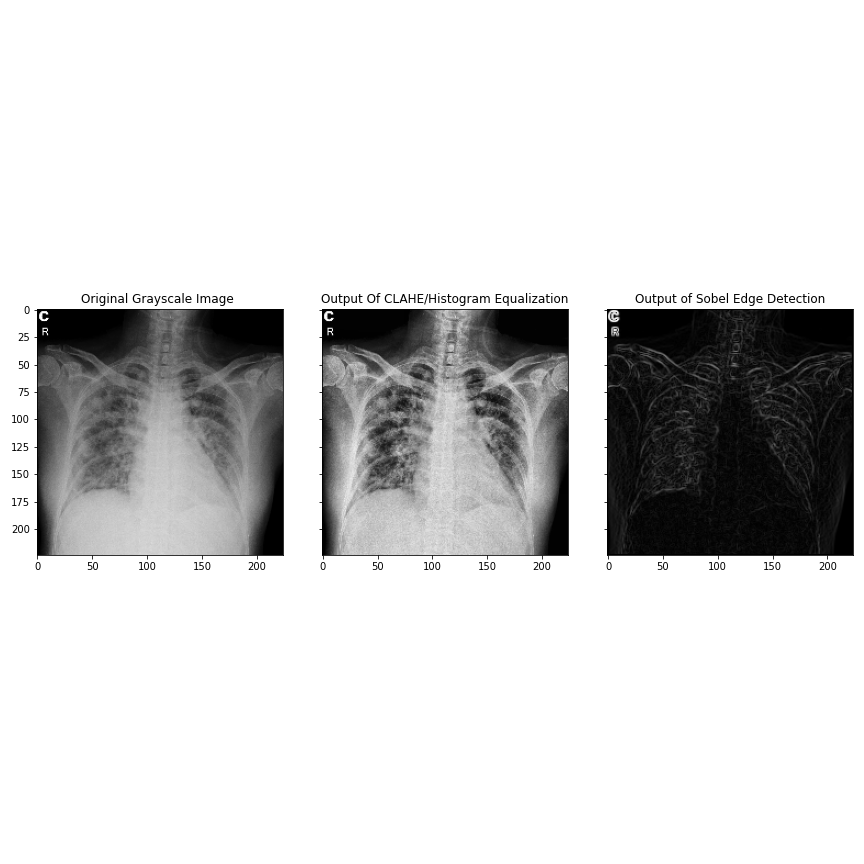
#> input picture Corresponding Images/OutputOfSobel(1).png, 864 x 864 px, given in place of covid_0.jpg, which was not available
$ jupyter execute --allow-errors '(Pras)EdgeDetection.ipynb'   (shell and % lines are left out)   (older library calls are emulated)   (text cells are left out)
#> lines starting #> are read from the running program, lines starting #| are printed output that depends on the picture; after the words box and inside, x2 and y2 are one past the last pixel; in counts of white or black regions, pixels touching at a corner belong together; pictures that were not available may be replaced by others from this repository, and a replacement may not be noted
[cell 1]
from skimage.color import rgb2gray
import numpy as np
import cv2
import matplotlib.pyplot as plt
from scipy import ndimage
from google.colab.patches import cv2_imshow
from skimage.filters import sobel
from skimage import filters
from skimage import feature
import glob
import os
import matplotlib as mpl

[cell 2]
image = plt.imread('/content/drive/My Drive/final_dataset/covid/covid_0.jpg')
#> image is the input picture: shape (864, 864, 4) float32; mean R, G, B, A 0.832, 0.832, 0.832, 1
print(image.shape)
#| (864, 864, 4)
plt.imshow(image)

[cell 3]
image = cv2.imread('/content/drive/My Drive/final_dataset/covid/covid_0.jpg')
#> image: shape (864, 864, 3); min 0, max 255, mean 212.1
image = cv2.cvtColor(image, cv2.COLOR_BGR2GRAY)
#> image: shape (864, 864)
image = cv2.resize(image, (224, 224))
#> image: shape (224, 224)
# image = np.float32(image)
# image /= 255
# defining the sobel filters
sobel_horizontal = np.array([np.array([1, 2, 1]), np.array([0, 0, 0]), np.array([-1, -2, -1])])
print(sobel_horizontal, 'is a kernel for detecting horizontal edges')

sobel_vertical = np.array([np.array([-1, 0, 1]), np.array([-2, 0, 2]), np.array([-1, 0, 1])])
print(sobel_vertical, 'is a kernel for detecting vertical edges')
out_h = ndimage.convolve(image, sobel_horizontal, mode='reflect')
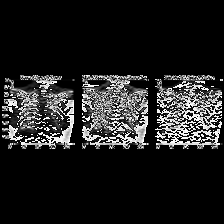
#> out_h: shape (224, 224); min 0, max 255, mean 31.7
out_v = ndimage.convolve(image, sobel_vertical, mode='reflect')
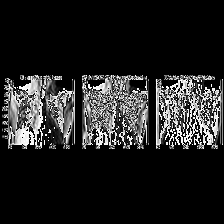
#> out_v: shape (224, 224); min 0, max 255, mean 33.9
# here mode determines how the input array is extended when the filter overlaps a border.

[cell 4]
plt.imshow(out_h, cmap='gray')
#cv2_imshow(out_h)

[cell 5]
plt.imshow(out_v, cmap='gray')

[cell 6]
image = cv2.imread('/content/drive/My Drive/final_dataset/covid/covid_0.jpg')
image = cv2.cvtColor(image, cv2.COLOR_BGR2GRAY)
image = cv2.resize(image, (224, 224))
# image = np.float32(image)
# image /= 255
edge_sobel = sobel(image)

[cell 7]
plt.imshow(image, cmap='gray')

[cell 8]
plt.imshow(edge_sobel, cmap='gray')

[cell 9]
image = cv2.imread('/content/drive/My Drive/final_dataset/covid/covid_0.jpg')
image = cv2.cvtColor(image, cv2.COLOR_BGR2GRAY)
image = cv2.resize(image, (224, 224))
image = np.float32(image)
image /= 255
kernel_laplace = np.array([np.array([1, 1, 1]), np.array([1, -8, 1]), np.array([1, 1, 1])])
out_l = ndimage.convolve(image, kernel_laplace, mode='reflect')
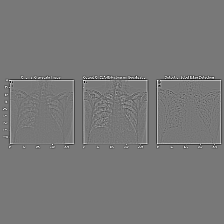
#> out_l: shape (224, 224) float32; min -5.56, max 6.23, mean -8.36e-10; drawn with min black and max white
plt.imshow(out_l, cmap = 'gray')

[cell 10]
image = cv2.imread('/content/drive/My Drive/final_dataset/covid/covid_0.jpg')
image = cv2.cvtColor(image, cv2.COLOR_BGR2GRAY)
image = cv2.resize(image, (224, 224))
laplacian = cv2.Laplacian(image,cv2.CV_64F)
plt.imshow(laplacian,cmap = 'gray')

[cell 11]
image = cv2.imread('/content/drive/My Drive/final_dataset/covid/covid_0.jpg')
image = cv2.cvtColor(image, cv2.COLOR_BGR2GRAY)
image = cv2.resize(image, (224, 224))


edge_roberts = filters.roberts(image)
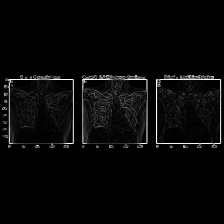
#> edge_roberts: shape (224, 224) float64; min 0, max 1, mean 0.0315
edge_sobel = filters.sobel(image)
edge_scharr = filters.scharr(image)
edge_prewitt = filters.prewitt(image)

[cell 12]
fig, axes = plt.subplots(nrows=2, ncols=2, sharex=True, sharey=True ,figsize = (8,8))
axes = axes.ravel()

axes[0].imshow(edge_roberts, cmap=plt.cm.gray)
axes[0].set_title('Roberts Edge Detection')

axes[1].imshow(edge_sobel, cmap=plt.cm.gray)
axes[1].set_title('Sobel Edge Detection')

axes[2].imshow(edge_scharr, cmap=plt.cm.gray)
axes[2].set_title('Scharr Edge Detection')

axes[3].imshow(edge_prewitt, cmap=plt.cm.gray)
axes[3].set_title('Prewitt Edge Detection')


plt.tight_layout()
plt.show()

[cell 13]
image = cv2.imread('/content/drive/My Drive/final_dataset/covid/covid_0.jpg')
image = cv2.cvtColor(image, cv2.COLOR_BGR2GRAY)
image = cv2.resize(image, (224, 224))
edges1 = feature.canny(image)
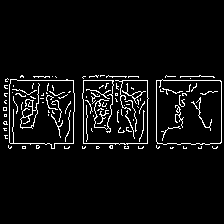
#> edges1: shape (224, 224) bool; 5.2% white in thin lines or dots, all inside (x1, y1, x2, y2) = (3, 75, 222, 149)

[cell 14]
fig, axes = plt.subplots(nrows=1, ncols=2, sharex=True, sharey=True ,figsize = (8,8))
axes = axes.ravel()
axes[0].imshow(image, cmap=plt.cm.gray)
axes[0].set_title('Original Grayscale Image ')

axes[1].imshow(edges1, cmap=plt.cm.gray)
axes[1].set_title('Canny Edge Detection')

plt.tight_layout()
plt.show()

[cell 15]
image = cv2.imread('/content/drive/My Drive/final_dataset/covid/covid_0.jpg')
image = cv2.cvtColor(image, cv2.COLOR_BGR2GRAY)
image = cv2.resize(image, (224, 224))
ImageAfterMedian = cv2.medianBlur(image,5)
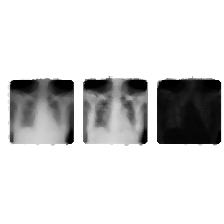
#> ImageAfterMedian: shape (224, 224); min 0, max 255, mean 212.7
#Plotting For Comparison
fig, axes = plt.subplots(nrows=1, ncols=2, sharex=True, sharey=True ,figsize = (8,8))
axes = axes.ravel()
axes[0].imshow(image, cmap=plt.cm.gray)
axes[0].set_title('Original Grayscale Image ')

axes[1].imshow(ImageAfterMedian, cmap=plt.cm.gray)
axes[1].set_title('Output Of Median Filter')

plt.tight_layout()
plt.show()

[cell 16]
clahe = cv2.createCLAHE(clipLimit=2.0, tileGridSize=(8,8))
cl = clahe.apply(ImageAfterMedian)
#Plotting For Comparison
fig, axes = plt.subplots(nrows=1, ncols=3, sharex=True, sharey=True ,figsize = (12,12))
axes = axes.ravel()
axes[0].imshow(image, cmap=plt.cm.gray)
axes[0].set_title('Original Grayscale Image ')

axes[1].imshow(ImageAfterMedian, cmap=plt.cm.gray)
axes[1].set_title('Output Of Median Filter')

axes[2].imshow(cl, cmap=plt.cm.gray)
axes[2].set_title('Output Of CLAHE/Histogram Equalization')

plt.tight_layout()
plt.show()

[cell 17]
edge_sobel = filters.sobel(cl)
fig, axes = plt.subplots(nrows=2, ncols=2, sharex=True, sharey=True ,figsize = (10,10))
axes = axes.ravel()
axes[0].imshow(image, cmap=plt.cm.gray)
axes[0].set_title('Original Grayscale Image ')

axes[1].imshow(ImageAfterMedian, cmap=plt.cm.gray)
axes[1].set_title('Output Of Median Filter')

axes[2].imshow(cl, cmap=plt.cm.gray)
axes[2].set_title('Output Of CLAHE/Histogram Equalization')

axes[3].imshow(edge_sobel, cmap=plt.cm.gray)
axes[3].set_title('Output of Sobel Edge Detection')

plt.tight_layout()
plt.show()

[cell 18]
imagesall = glob.glob('/content/drive/My Drive/final_dataset/normal/*')
for k in range(len(imagesall)):
  if k< 10:

    image = cv2.imread(imagesall[k])
    image = cv2.cvtColor(image, cv2.COLOR_BGR2GRAY)
    image = cv2.resize(image, (224, 224))
# image = np.float32(image)
# image /= 255
#ImageAfterMedian = cv2.medianBlur(image,5)
    clahe = cv2.createCLAHE(clipLimit=2.0, tileGridSize=(8,8))
    cl = clahe.apply(image)
    edge_sobel = filters.sobel(cl)
# [5 lines of commented-out code are left out]
    plt.figure(figsize=(12,12))
    plt.imshow(edge_sobel ,cmap ='gray')
    plt.title('Preprocessed Image{}'.format(k+1))


    plt.savefig(os.path.join('/content/drive/My Drive/(Prasun)AllCodes&Results/2ndROC', 'Preprocessed Image{}.png'.format(k+1)))
    plt.tight_layout()
    plt.show()

[cell 19]
cl.shape
#> Out = (224, 224)

[cell 20]
edge_sobel = filters.sobel(cl)
fig, axes = plt.subplots(nrows=1, ncols=1, sharex=True, sharey=True ,figsize = (12,12))
#> (the rest of this cell did not finish here and is left out)

[cell 21]
import time
import sys
from tqdm import tqdm

[cell 22]
normalimagesall = glob.glob("/content/drive/Shared drives/COVID_19/chest_xray/test/NORMAL/*")
# testnor = glob.glob('/content/drive/My Drive/Abar_ dataset/test_normal/*')
# testcov = glob.glob('/content/drive/My Drive/Abar_ dataset/test_covid/*')
# testpneu = glob.glob('/content/drive/My Drive/Abar_ dataset/test_pneumonia/*')


with tqdm(total=len(normalimagesall ), file=sys.stdout,desc = 'outer loop') as pbar:
  for k in range(len(normalimagesall )):
    # image = cv2.imread("/content/drive/My Drive/Abar_ dataset/test_normal/"+"test_normal_{}.jpg".format(k+1))
    # image = cv2.imread('/content/drive/My Drive/Abar_ dataset/test_covid/' + 'test_covid_{}.jpg'.format(k+1))
    image = cv2.imread('/content/drive/Shared drives/COVID_19/chest_xray/test/NORMAL/'+'test_normal_{}.jpg'.format(k+1))
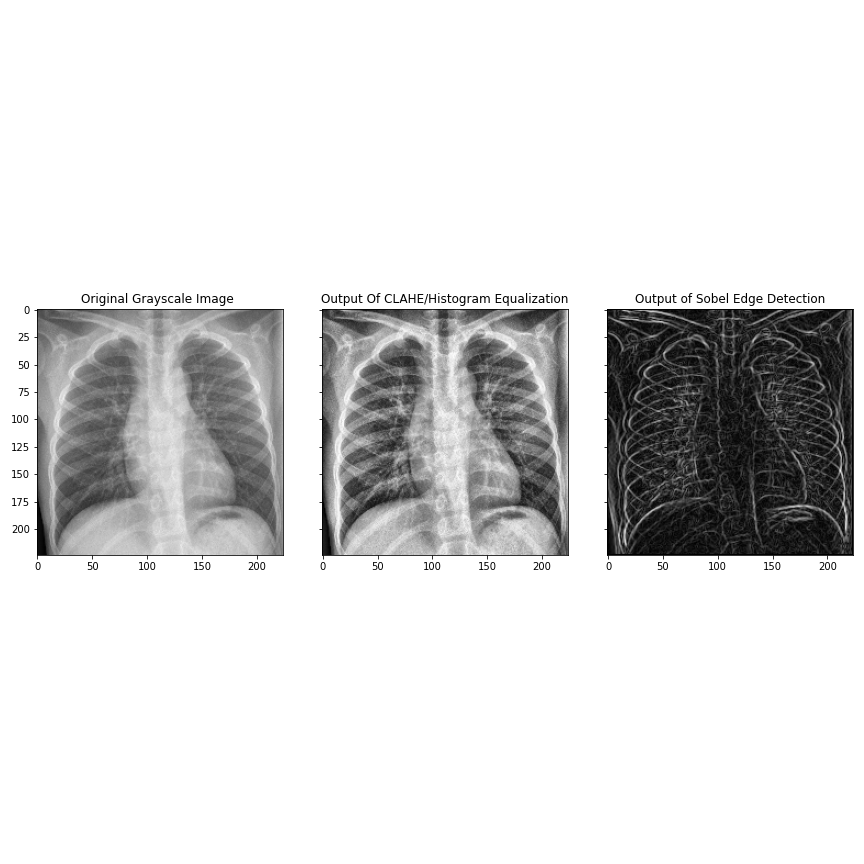
#> input picture Corresponding Images/OutputOfSobel(2).png, 864 x 864 px, given in place of test_normal_1.jpg, which was not available
#> image is the input picture: shape (864, 864, 3); min 0, max 255, mean 218.7
    image = cv2.cvtColor(image, cv2.COLOR_BGR2GRAY)
#> image: shape (864, 864)
    image = cv2.resize(image, (224, 224))
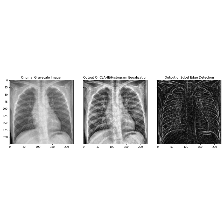
#> image: shape (224, 224); min 0, max 255, mean 218.5
    clahe = cv2.createCLAHE(clipLimit=2.0, tileGridSize=(8,8))
    cl = clahe.apply(image)
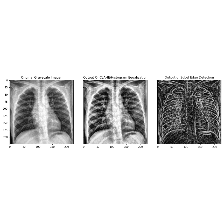
#> cl: shape (224, 224); min 2, max 255, mean 220.3
    edge_sobel = filters.sobel(cl)
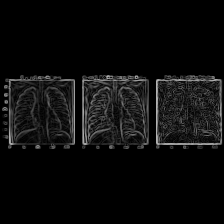
#> edge_sobel: shape (224, 224) float64; min 0, max 0.706, mean 0.0481
    plt.imsave(os.path.join( "/content/drive/Shared drives/COVID_19/PrasunAll_Materials/testNorPre", 'normal_{}'.format(k+1)), edge_sobel, cmap=mpl.cm.gray,format = 'jpg')
    pbar.update(1)

[cell 23]
from google.colab import drive
drive.mount('/content/drive')

[cell 24]
pneuimagesall = glob.glob("/content/drive/Shared drives/COVID_19/chest_xray/test/PNEUMONIA/*")
# covidimagesall = glob.glob("/content/drive/My Drive/Abar_ dataset/test_covid/*")


with tqdm(total=len(pneuimagesall), file=sys.stdout,desc = 'outer loop') as pbar:
  for m in range(len(pneuimagesall)):
    image1 = cv2.imread("/content/drive/Shared drives/COVID_19/chest_xray/test/PNEUMONIA/"+"test_pneumonia_{}.jpg".format(m+1))
    # print("/content/drive/My Drive/Abar_ dataset/covid/"+"covid_{}.jpg".format(m+1))
    # print(("/content/drive/My Drive/Abar_ dataset/covid/"+"covid_{}.jpg".format(m+1)))

    image1 = cv2.cvtColor(image1, cv2.COLOR_BGR2GRAY)
    image1 = cv2.resize(image1, (224, 224))
    clahe = cv2.createCLAHE(clipLimit=2.0, tileGridSize=(8,8))
    cl = clahe.apply(image1)
    edge_sobel = filters.sobel(cl)
    plt.imsave(os.path.join( "/content/drive/Shared drives/COVID_19/PrasunAll_Materials/testPneuPre", 'pneumonia_{}'.format(m+1)),edge_sobel, cmap=mpl.cm.gray,format = 'jpg')
    pbar.update(1)

[cell 25]
normalimagesall = glob.glob("/content/drive/Shared drives/COVID_19/chest_xray/train/NORMAL/*")
# covidimagesall = glob.glob("/content/drive/My Drive/Abar_ dataset/test_covid/*")


#> (the rest of this cell did not finish here and is left out)

[cell 26]
image = cv2.imread("/content/drive/My Drive/Abar_ dataset/pneumonia/"+"pneumonia_{}.jpg".format(0))
# image = cv2.cvtColor(image, cv2.COLOR_BGR2GRAY)
print(image)
#| None
